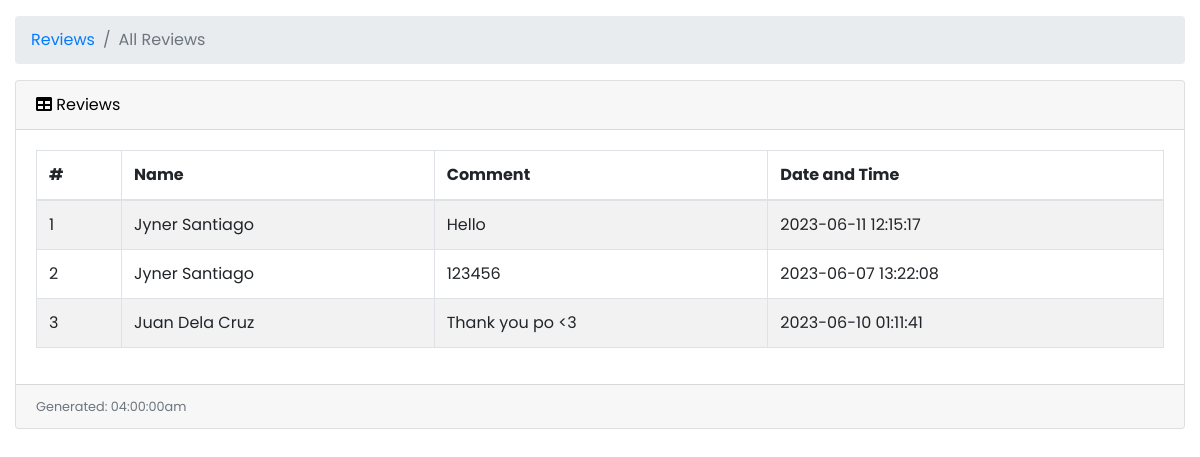
The app's page /user/reviews.php (signed in) with its own data.
### tables this page shows
CREATE TABLE `route` (
  `route_id` int(11) NOT NULL,
  `car_id` int(11) NOT NULL,
  `pickup_loc` varchar(255) NOT NULL,
  `dropoff_loc` varchar(255) NOT NULL,
  `departure` datetime NOT NULL DEFAULT current_timestamp(),
  `est_arrival_time` time NOT NULL,
  `route_status` varchar(15) NOT NULL,
  `cancellation_reason` varchar(255) DEFAULT NULL,
  `created_at` timestamp NOT NULL DEFAULT current_timestamp(),
  `updated_at` timestamp NOT NULL DEFAULT current_timestamp() ON UPDATE current_timestamp()
);

CREATE TABLE `car` (
  `car_id` int(11) NOT NULL,
  `user_id` int(11) NOT NULL,
  `car_photo` varchar(255) DEFAULT NULL,
  `brand` varchar(255) NOT NULL,
  `model` varchar(255) NOT NULL,
  `color` varchar(255) NOT NULL,
  `type` varchar(255) NOT NULL,
  `seat_count` int(2) NOT NULL,
  `car_status` varchar(10) NOT NULL,
  `qr_code` varchar(255) DEFAULT NULL,
  `created_at` timestamp NOT NULL DEFAULT current_timestamp(),
  `updated_at` timestamp NOT NULL DEFAULT current_timestamp() ON UPDATE current_timestamp()
);

### user/reviews.php (the view, shortened to what this page needs)
<?php
include('../db.php');
?>
<!DOCTYPE html>
<html lang="en">
<head>
    <link href="vendor/fontawesome-free/css/all.min.css" rel="stylesheet" type="text/css">
    <link href="vendor/datatables/dataTables.bootstrap4.css" rel="stylesheet">
    <link href="vendor/css/sb-admin.css" rel="stylesheet">
</head>
<body id="page-top">
    <div id="wrapper">
        <div id="content-wrapper">
            <div class="container-fluid">
                <ol class="breadcrumb">
                    <li class="breadcrumb-item">
                        <a href="reviews.php">Reviews</a>
                    </li>
                    <li class="breadcrumb-item active">All Reviews</li>
                </ol>
                <?php
                if ($_SESSION['role'] == "City Admin" || $_SESSION['role'] == "Main Admin") {
                ?>
                    <div class="card mb-3">
                        <div class="card-header">
                            <i class="fas fa-table"></i>
                            Reviews
                        </div>
                        <div class="card-body">
                            <div class="table-responsive">
                                <table class="table table-bordered table-striped table-hover" id="dataTable" width="100%" cellspacing="0">
                                    <thead>
                                        <tr>
                                            <th>#</th>
                                            <th>Name</th>
                                            <th>Comment</th>
                                            <th>Date and Time</th>
                                        </tr>
                                    </thead>
                                    <tbody>
                                        <?php
                                        $ret = "SELECT rev.*, up.first_name, up.last_name
                                                FROM review rev
                                                INNER JOIN booking b ON rev.booking_id = b.booking_id
                                                INNER JOIN user_profile up ON b.user_id = up.user_id
                                                ORDER BY created_at ASC";
                                        $stmt = $db->prepare($ret);
                                        $stmt->execute();
                                        $result = $stmt->get_result();
                                        $cnt = 1;
                                        while ($row = $result->fetch_assoc()) {
                                            echo "<tr>";
                                            echo "<td>" . $cnt . "</td>";
                                            echo "<td>" . $row['first_name'] . " " . $row['last_name'] . "</td>";
                                            echo "<td>" . $row['comment'] . "</td>";
                                            echo "<td>" . $row['created_at'] . "</td>";
                                            echo "</tr>";
                                            $cnt++;
                                        }
                                        ?>
                                    </tbody>
                                </table>
                            </div>
                        </div>
                        <div class="card-footer small text-muted">
                            <?php
                            date_default_timezone_set("Africa/Nairobi");
                            echo "Generated: " . date("h:i:sa");
                            ?>
                        </div>
                    </div>
                <?php
                } elseif ($_SESSION['role'] == "Driver") {
                ?>
                    <div class="card mb-3">
                        <div class="card-header">
                            <i class="fas fa-table"></i>
                            Reviews
                        </div>
                        <div class="card-body">
                            <div class="table-responsive">
                                <table class="table table-bordered table-striped table-hover" id="dataTable" width="100%" cellspacing="0">
                                    <thead>
                                        <tr>
                                            <th>#</th>
                                            <th>Name</th>
                                            <th>Comment</th>
                                            <th>Date and Time</th>
                                        </tr>
                                    </thead>
                                    <tbody>
                                        <?php
                                        $user_id = $_SESSION['user_id'];
                                        $ret = "SELECT DISTINCT r.*, rev.comment, p.ticket_amount, p.payment_to, p.payment_status, up.first_name, up.last_name, c.*
                                                FROM route r
                                                INNER JOIN seat s ON r.route_id = s.route_id
                                                INNER JOIN booking b ON s.seat_id = b.seat_id
                                                INNER JOIN review rev ON b.booking_id = rev.booking_id
                                                INNER JOIN payment p ON b.booking_id = p.booking_id
                                                INNER JOIN user_profile up ON b.user_id = up.user_id
                                                INNER JOIN car c ON r.car_id = c.car_id
                                                WHERE c.user_id = ?";
                                        $stmt = $db->prepare($ret);
                                        $stmt->bind_param("i", $user_id);
                                        $stmt->execute();
                                        $result = $stmt->get_result();
                                        $cnt = 1;
                                        while ($row = $result->fetch_assoc()) {
                                            echo "<tr>";
                                            echo "<td>" . $cnt . "</td>";
                                            echo "<td>" . $row['first_name'] . " " . $row['last_name'] . "</td>";
                                            echo "<td>" . $row['comment'] . "</td>";
                                            echo "<td>" . $row['created_at'] . "</td>";
                                            echo "</tr>";
                                            $cnt++;
                                        }
                                        ?>
                                    </tbody>
                                </table>
                            </div>
                        </div>
                        <div class="card-footer small text-muted">
                            <?php
                            echo "Generated: " . date("h:i:sa");
                            ?>
                        </div>
                    </div>
                <?php
                }
                ?>
            </div>
        </div>
</body>
</html>

### records on screen
route: first_name "Jyner", last_name "Santiago", comment "Hello", car.created_at "2023-06-11 12:15:17"
route: first_name "Jyner", last_name "Santiago", comment "123456", car.created_at "2023-06-07 13:22:08"
route: first_name "Juan", last_name "Dela Cruz", comment "Thank you po <3", car.created_at "2023-06-10 01:11:41"
